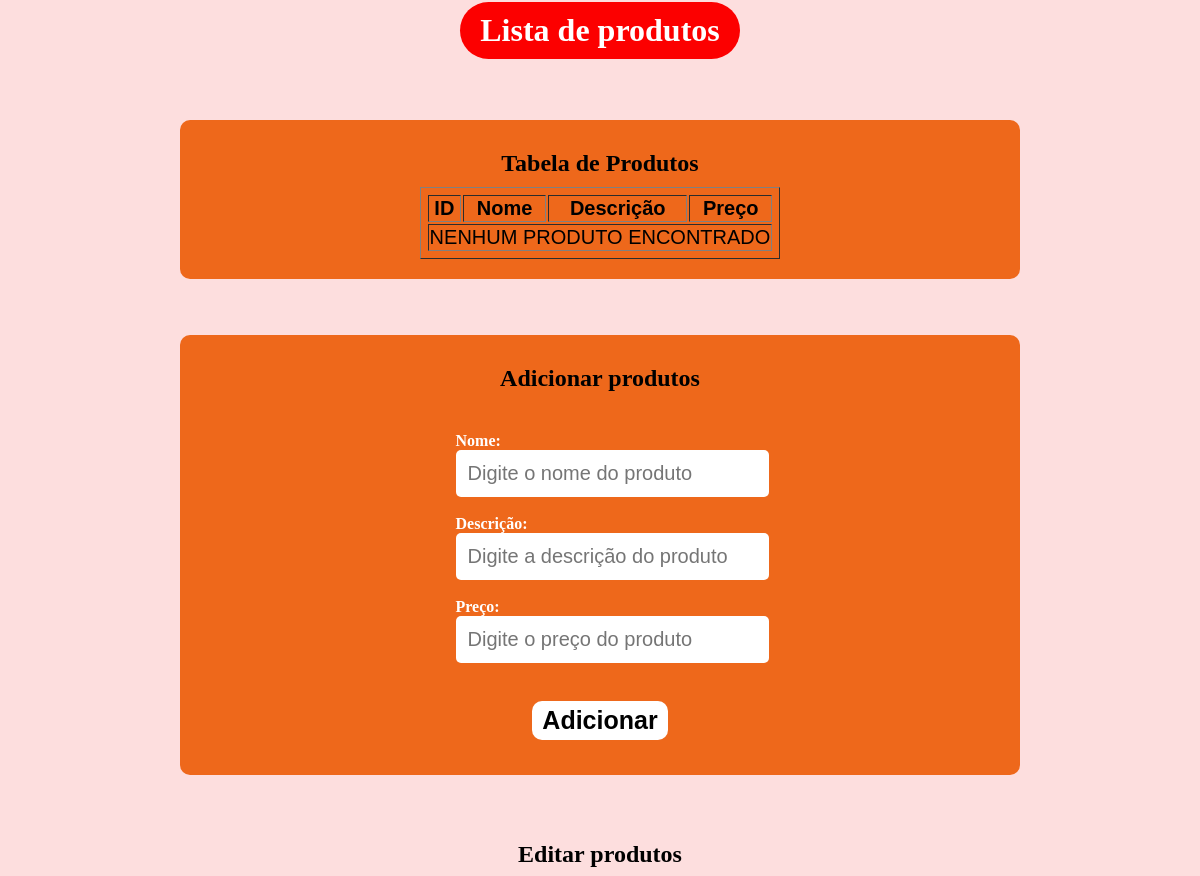
Before: / (upper part) with the older database file.
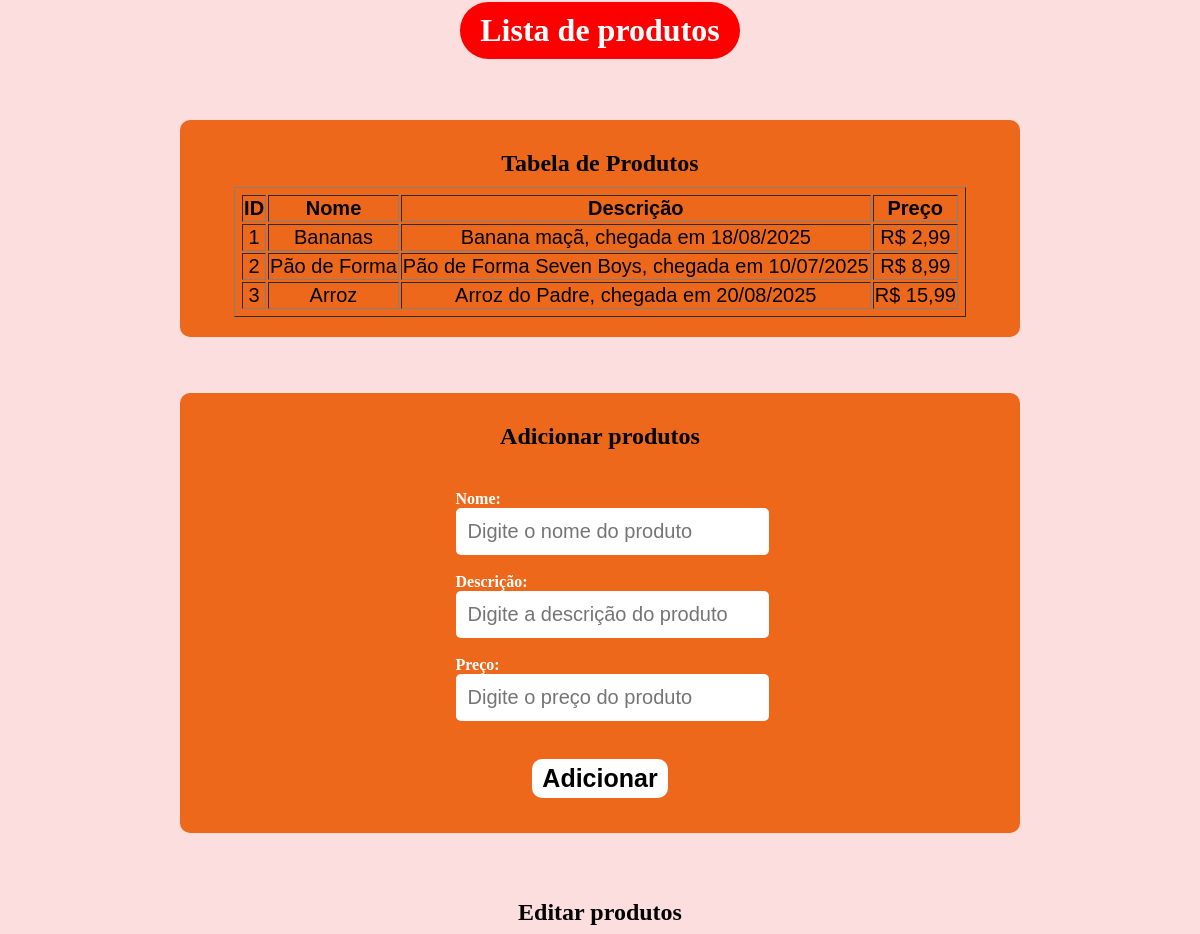
After: the same page with the newer database file.
### tables this page shows
CREATE TABLE IF NOT EXISTS `produtos` (
  `id` int(11) NOT NULL AUTO_INCREMENT,
  `nome` varchar(50) DEFAULT NULL,
  `descricao` text DEFAULT NULL,
  `preco` decimal(10,2) DEFAULT NULL,
  PRIMARY KEY (`id`)
);

### listar.php (the view, shortened to what this page needs)
<div id="listagem">
  <h2>Tabela de Produtos</h2>
  <?php
  include 'conexao.php';
  ?>
  <table border="1" id="tabela">
    <thead>
      <tr>
        <th>ID</th>
        <th>Nome</th>
        <th>Descrição</th>
        <th>Preço</th>
      </tr>
    </thead>
    <tbody>
      <?php
      $resultado = $conn->query("SELECT * FROM produtos");
      if ($resultado && $resultado->num_rows > 0) {
        while ($linha = $resultado->fetch_assoc()) {
          echo "<tr>";
          echo "<td>" . htmlspecialchars($linha['id']) . "</td>";
          echo "<td>" . htmlspecialchars($linha['nome']) . "</td>";
          echo "<td>" . htmlspecialchars($linha['descricao']) . "</td>";
          echo "<td>R$ " . number_format($linha['preco'], 2, ',', '.') . "</td>";
          echo "</tr>";
        }
      } else {
        echo "<tr><td colspan='4'>NENHUM PRODUTO ENCONTRADO</td></tr>";
      }
      ?>
    </tbody>
  </table>
</div>
</html>

### index.php (shortened to what this page needs)
<!DOCTYPE html>
<html lang="pt-br">
<head>
  <link rel="stylesheet" href="css/style.css">
</head>
<header>
  <h1 id="titulo">Lista de produtos</h1>
</header>
<main>
  <body>
    <?php include 'listar.php'; ?><br><br>
    <?php include 'adicionar.php'; ?><br><br>
    <?php include 'editar.php'; ?><br><br>
  </body>
</html>

### adicionar.php (shortened to what this page needs)
<div class="container">
  <h2>Adicionar produtos</h2>
  <form method="post" action="">
    <label>Nome:</label><br>
    <input type="text" name="nome" placeholder="Digite o nome do produto" required><br><br>
    <label>Descrição:</label><br>
    <input type="text" name="descricao" placeholder="Digite a descrição do produto" required><br><br>
    <label>Preço:</label><br>
    <input type="number" step="0.01" name="preco" placeholder="Digite o preço do produto" required><br><br>
    <button type="submit" name="adicionar">Adicionar</button>
  </form>
</div>

### editar.php (shortened to what this page needs)
<h2>Editar produtos</h2>

### css/style.css (style rules this page uses)
body { background-color: #fddede; margin: 0; padding: 0; display: flex; flex-direction: column; justify-content: center; align-items: center; min-height: 100vh; }
header { height: 60px; position: fixed; top: 0; left: 0px; width: 100%; background-color: #fddede; display: flex; justify-content: center; align-items: center; color: rgb(255, 255, 255); overflow: hidden; }
main { padding-top: 120px; width: 90%; }
h1, h2, h3, h4 { text-align: center; margin: 10px 0; }
#listagem { background-color: rgb(238, 104, 27); width: 90%; max-width: 800px; margin: 0 auto 20px auto; padding: 20px; border-radius: 10px; overflow: hidden; }
#tabela { margin: 0 auto; padding: 5px; text-align: center; font-family: Arial, Helvetica, sans-serif; font-size: 20px; }
#titulo { background-color: rgb(252, 0, 0); border-radius: 50px; padding: 10px 20px; }
.container { background-color: rgb(238, 104, 27); width: 90%; max-width: 800px; margin: 0 auto 20px auto; padding: 20px; border-radius: 10px; overflow: hidden; display: flex; justify-content: flex-start; align-items: center; height: 400px; flex-direction: column; }
form { padding: 30px; border-radius: 10px; }
form label { margin-bottom: 5px; font-weight: bold; color: #fff; }
form input { padding: 12px; background-color: #fff; color: rgb(0, 0, 0); font-size: 20px; border: none; border-radius: 5px; cursor: pointer; transition: background-color 0.3s; width: 100%; max-width: 1200px; }
form button { background-color: white; display: block; margin: 20px auto 0 auto; padding: 5px 10px; color: black; font-size: 25px; font-weight: bold; border: none; border-radius: 10px; cursor: pointer; }

Changed rows visible on the page:
added produtos: id "1", nome "Bananas", descricao "Banana maçã, chegada em 18/08/2025", preco "2,99"
added produtos: id "2", nome "Pão de Forma", descricao "Pão de Forma Seven Boys, chegada em 10/07/2025", preco "8,99"
added produtos: id "3", nome "Arroz", descricao "Arroz do Padre, chegada em 20/08/2025", preco "15,99"
Other visible differences:
text no longer shown: "NENHUM PRODUTO ENCONTRADO"
